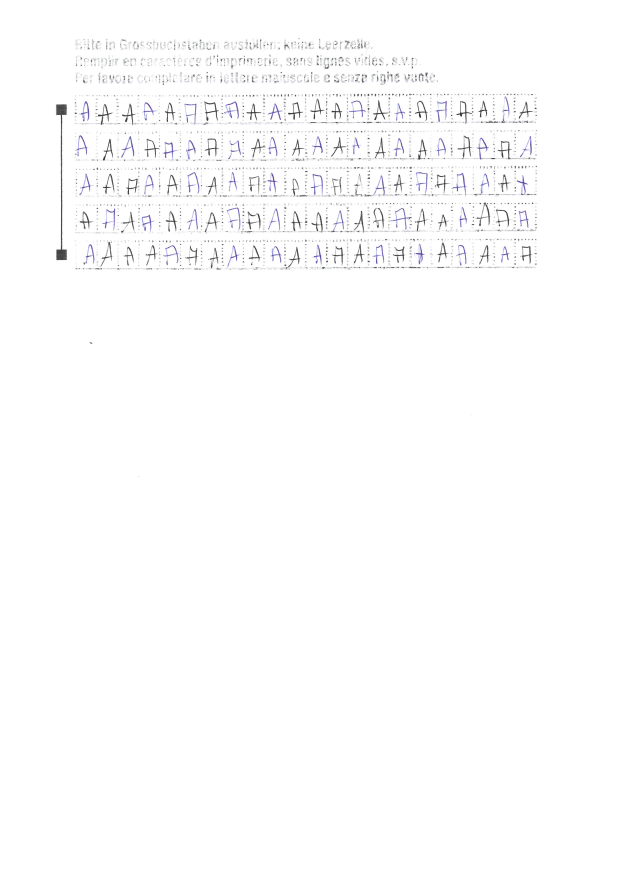
%> input picture Codes/TrainingImages/A.jpg, 2480 x 3507 px (shown at 1/4 size)
$ octave --eval "result = ReadUniqueImage('TrainingImages/A.jpg');"   (GNU Octave 9; MATLAB toolbox functions it lacks are replaced by stand-ins)
%> lines starting %> are read from the running program, lines starting %| are printed output that depends on the picture; in (x1, y1, x2, y2) boxes, pixels count from 0 and x2, y2 are one past the last pixel; in counts of white or black regions, pixels touching at a corner belong together; the program's own positions count from 1
### Codes/findMarkers.m
function [markers] = findMarkers(im)
imR = im;
% Isolate markers
SE = strel('square',20);
imE = imclose(imR,SE);
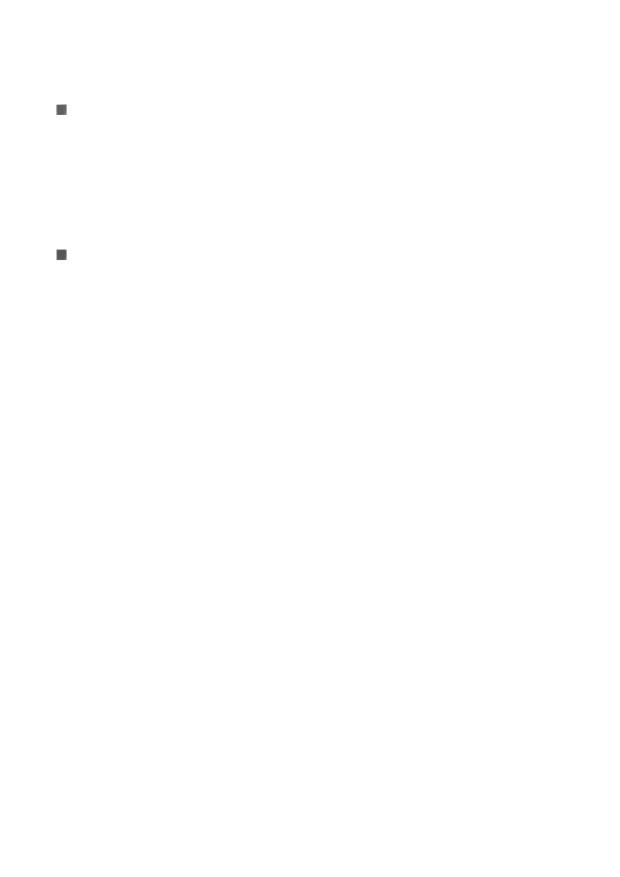
%> imE: size 3507x2480 uint8 (shown at 1/4 size); min 85, max 255, mean 254.9

bw = imE < 100;
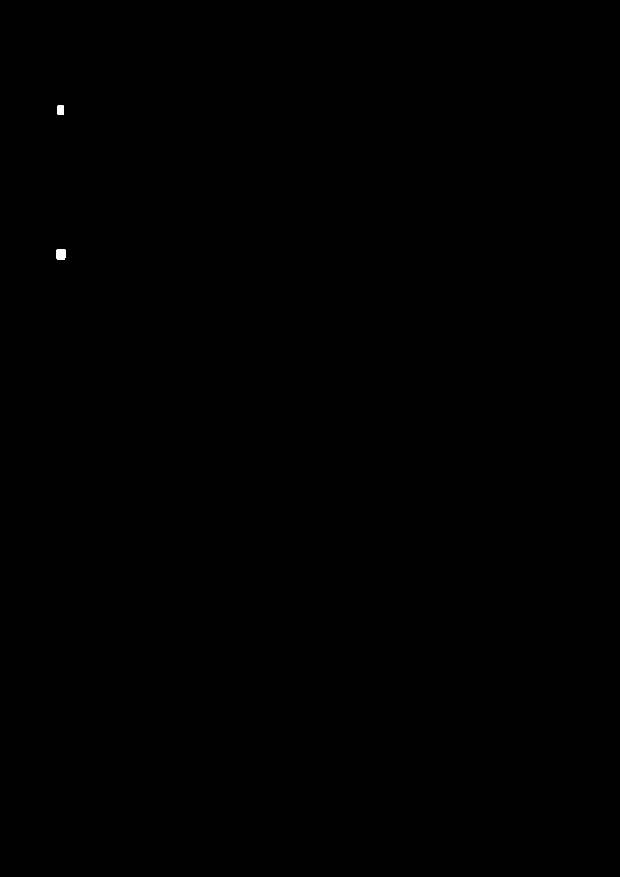
%> bw: size 3507x2480 logical (shown at 1/4 size); 0.03% white; 2 white regions, box (x1, y1, x2, y2) and area: (227, 999, 263, 1039) 1393, (231, 423, 255, 459) 862
%figure; imshow(bw)
% imwrite(bw,'markers.jpg');
centroids = regionprops(bw,'centroid');
%> centroids = 2 regions; Centroid: [245.2 1019.1], [243.5 441.5]
if centroids(1).Centroid(2) > centroids(2).Centroid(2)
    centerUp = centroids(2).Centroid;
%> centerUp = [243.5 441.5]
    centerDown = centroids(1).Centroid;
%> centerDown = [245.2 1019.1]
else
    centerUp = centroids(1).Centroid;
    centerDown = centroids(2).Centroid;
end

markers = [centerUp,centerDown];
%> markers = [243.5 441.5 245.2 1019.1]
end

### Codes/RedressImage.m
function [imRot] = RedressImage(im)
%%%%%%%%%%%%%%%%%%%%%% Description %%%%%%%%%%%%%%%%%%%%%%%%%%%%%%%%%
% Function used to redress image that is printed with angle
markers = findMarkers(im);
%> markers = [243.5 441.5 245.2 1019.1]
upMarker = markers(1:2);
%> upMarker = [243.5 441.5]
downMarker = markers(3:end);
%> downMarker = [245.2 1019.1]
alpha = atan((downMarker(1)-upMarker(1))/(downMarker(2)-upMarker(2)));
%> alpha = 0.00294
alphaDeg = -rad2deg(alpha);
%> alphaDeg = -0.169
imRot = imrotate(im,alphaDeg);
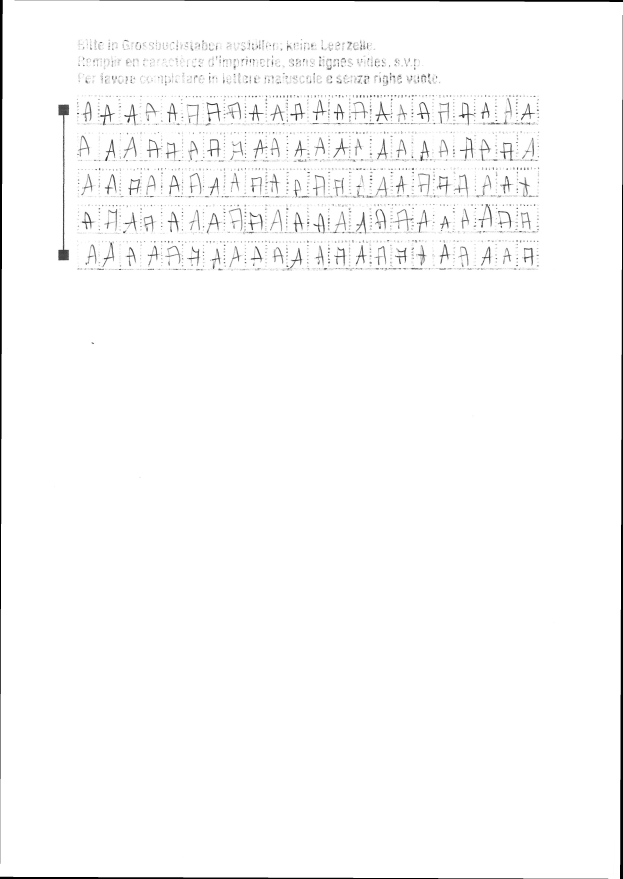
%> imRot: size 3515x2491 uint8 (shown at 1/4 size); min 0, max 255, mean 250.7
% replace black background with white
%Create image with white filling after rotation
Mask = 255 - imrotate(255*ones(size(im)),alphaDeg);
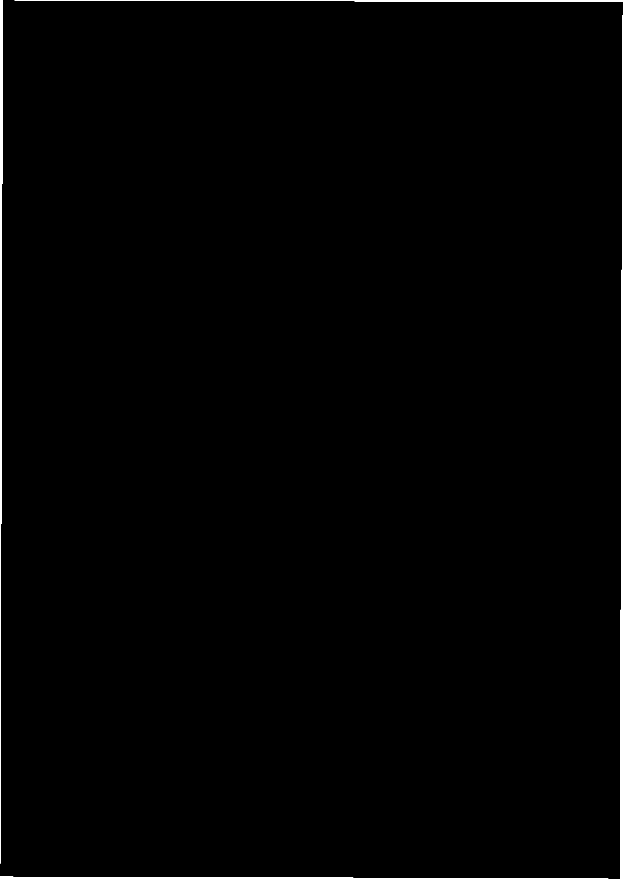
%> Mask: size 3515x2491 double (shown at 1/4 size); 0.67% white; 4 white regions, box (x1, y1, x2, y2) and area: (0, 0, 11, 3455) 19315, (2480, 60, 2491, 3515) 19315, (58, 0, 2491, 8) 9944, (0, 3507, 2433, 3515) 9944
imRot(Mask == 255)= 255;
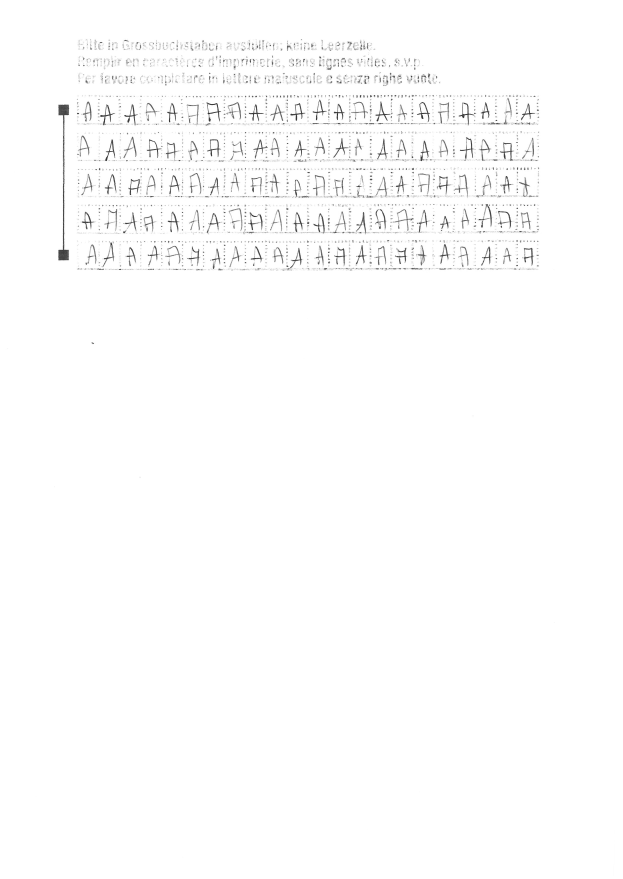
%> imRot: size 3515x2491 uint8 (shown at 1/4 size); 0.67% of pixels changed, all inside (x1, y1, x2, y2) = (0, 0, 2491, 3515)
end

### Codes/getCases.m
function [cases,isEmpty] = getCases(binImg,markerX,markerY,training)
%% Function used to extract cases from the original image
    %% General variables
    nLines = 5;
    nBoxes = 22;
    nVertOffset = 143; % Vertical offset between boxes
    nHorOffset = 83; %Horizontal offset between boxes
    caseHeight = 88;
    caseWidth = 68;
    minBlackPixels = 150; %Minimum of black pixels to detect if a letter is present or not
    offsetLine = 69;
    offsetUp = 45;
    nPixels = caseHeight * caseWidth;
    cases = [];
    isEmpty = [];
    for i = 1:nLines
       for j = 1:nBoxes
           yTop = (round(markerY) - offsetUp) + (i-1)*nVertOffset;
           yBottom = yTop + caseHeight;
           xLeft = round(markerX) + offsetLine + (j-1)*nHorOffset;
           xRight = xLeft + caseWidth;
           imCase = binImg(yTop:yBottom,xLeft:xRight);
           SE = strel('square',3);
           imCase = imerode(imCase,SE);
           imCase = imresize(imCase,0.5);
           imCase = ~imCase;
           areas = regionprops(imCase,'area');
           aMean = mean([areas.Area]);
           if ~isnan(aMean)
               imCase = bwareaopen(imCase,round(aMean));
           end
           imCase = ~imCase;
           cases{i,j} = imCase;
           if training == false
               empty = (sum(~imCase(:))) < minBlackPixels;
               isEmpty{i,j} = empty;
           end
       end
    end

end

### Codes/ReadUniqueImage.m
function [casesImg,lettersPos] = ReadUniqueImage(imgPath)
    disp('Image preprocessing !');
    fileDir = strcat(pwd,imgPath);
    casesImg = [];
    lettersPos = [];
    img = imread(fileDir);
    % Rotation + markers position
    imgGray = rgb2gray(img);
    [imRot] = RedressImage(imgGray);
    [markers] = findMarkers(imRot);
%> in findMarkers (call 2), `bw = imE < 100;`: bw: size 3515x2491 logical; 0.03% white; 2 white regions, box (x1, y1, x2, y2) and area: (235, 1000, 271, 1040) 1393, (240, 424, 264, 460) 862
%> in findMarkers (call 2), `centroids = regionprops(bw,'centroid');`: centroids = 2 regions; Centroid: [253.2 1020.1], [252.5 442.5]
%> markers = [252.5 442.5 253.2 1020.1]
    downMarker = markers(3:end);
%> downMarker = [253.2 1020.1]
    upMarker = markers(1:2);
%> upMarker = [252.5 442.5]
    %imshow(imRot);
%     axis on;
%     hold on;
%     plot(upMarker(1),upMarker(2),'r+','MarkerSize',30,'LineWidth',2);
    % Extract cases
    T = graythresh(imRot);
%> T = 0.729
    imgBin = imbinarize(imRot,T);
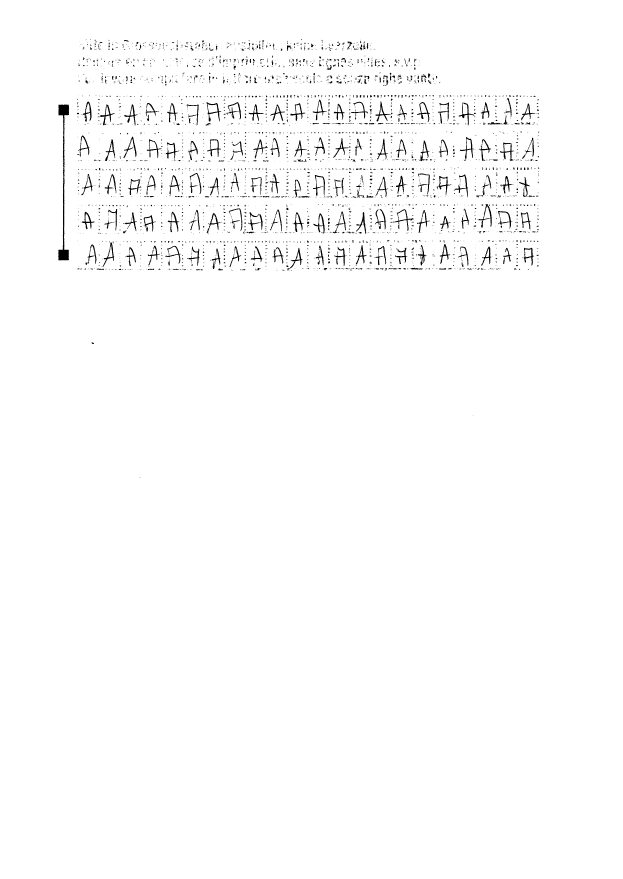
%> imgBin: size 3515x2491 logical (shown at 1/4 size); 98.6% white; 3874 black regions (3071 under 20 px), largest, box (x1, y1, x2, y2) and area: (233, 418, 277, 1042) 6128, (826, 409, 885, 486) 958, (1914, 816, 1967, 911) 941
    [cases,isEmpty] = getCases(imgBin,upMarker(1),upMarker(2),false);
%> after the loop in getCases, `for i = 1:nLines`: cases = 110 items; empty = false; isEmpty = 110 items
%> cases = 110 items; isEmpty = 110 items
    casesImg = cases;
%> casesImg = 110 items
    lettersPos = isEmpty;
%> lettersPos = 110 items
end

$ run again, on Codes/TrainingImages/B.jpg
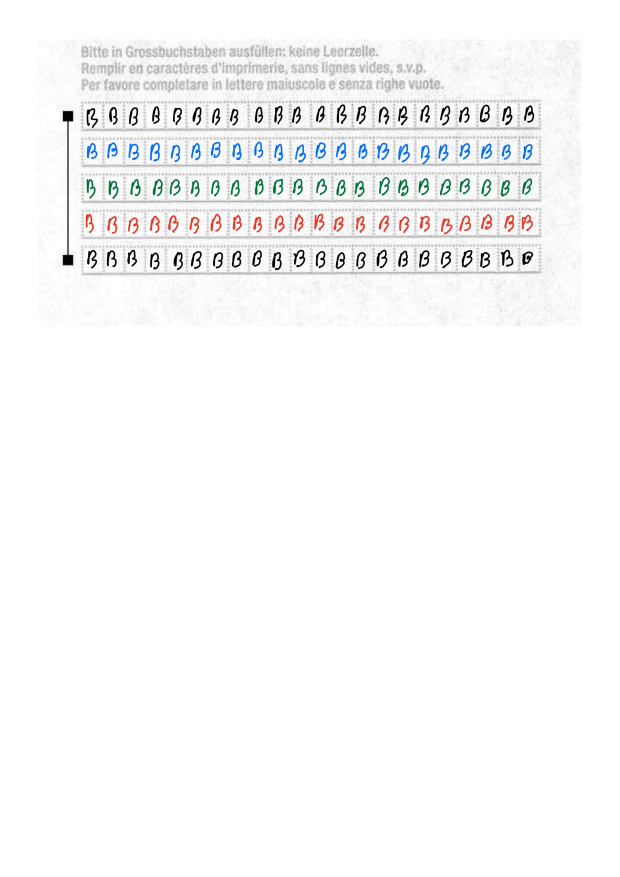
%> input picture Codes/TrainingImages/B.jpg, 2479 x 3507 px (shown at 1/4 size)
%> bw: size 3507x2479 logical; 0.04% white; 2 white regions, box (x1, y1, x2, y2) and area: (252, 1020, 292, 1061) 1639, (252, 445, 292, 485) 1600
%> centroids = 2 regions; Centroid: [272.5 465.5], [272.5 1041]
%> centerUp = [272.5 465.5]
%> centerDown = [272.5 1041]
%> in findMarkers, `markers = [centerUp,centerDown];`: markers = [272.5 465.5 272.5 1041]
%> in RedressImage, `upMarker = markers(1:2);`: upMarker = [272.5 465.5]
%> in RedressImage, `downMarker = markers(3:end);`: downMarker = [272.5 1041]
%> alpha = -2.07e-05
%> alphaDeg = 0.00118
%> in RedressImage, `Mask = 255 - imrotate(255*ones(size(im)),alphaDeg);`:
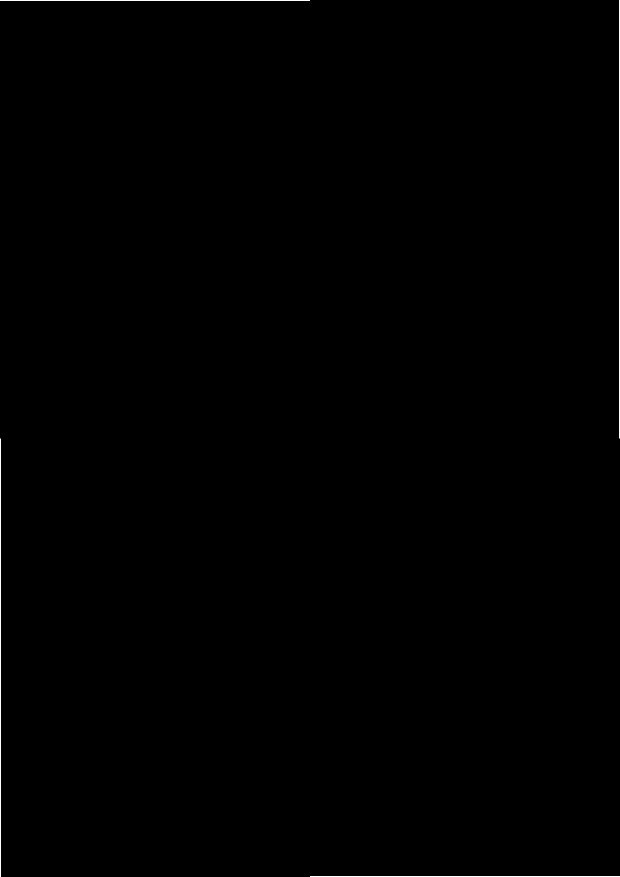
%> Mask: size 3508x2480 double (shown at 1/4 size); 0.07% white in thin lines or dots
%> imE: size 3508x2480 uint8
%> bw: size 3508x2480 logical; 0.04% white; 2 white regions, box (x1, y1, x2, y2) and area: (252, 1021, 292, 1062) 1639, (252, 446, 292, 486) 1600
%> centroids = 2 regions; Centroid: [272.5 466.5], [272.5 1042]
%> in ReadUniqueImage, `[markers] = findMarkers(imRot);`: markers = [272.5 466.5 272.5 1042]
%> in ReadUniqueImage, `downMarker = markers(3:end);`: downMarker = [272.5 1042]
%> in ReadUniqueImage, `upMarker = markers(1:2);`: upMarker = [272.5 466.5]
%> T = 0.62
%> in ReadUniqueImage, `imgBin = imbinarize(imRot,T);`:
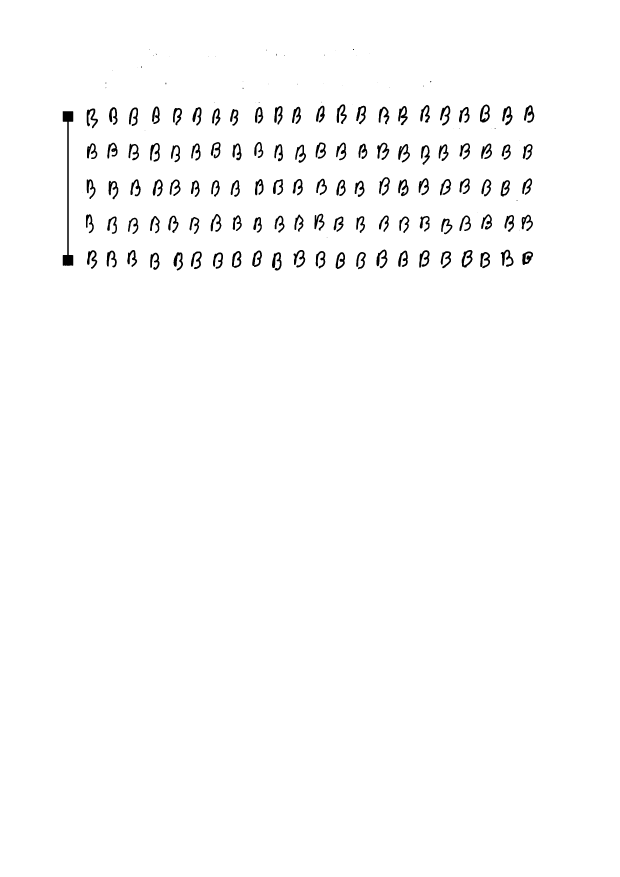
%> imgBin: size 3508x2480 logical (shown at 1/4 size); 98.5% white; 158 black regions (47 under 20 px), largest, box (x1, y1, x2, y2) and area: (251, 445, 293, 1063) 6742, (347, 434, 392, 513) 1409, (1920, 418, 1959, 490) 1389
%> after the loop in getCases, `for i = 1:nLines`: cases = 110 items; empty = false; isEmpty = 110 items
